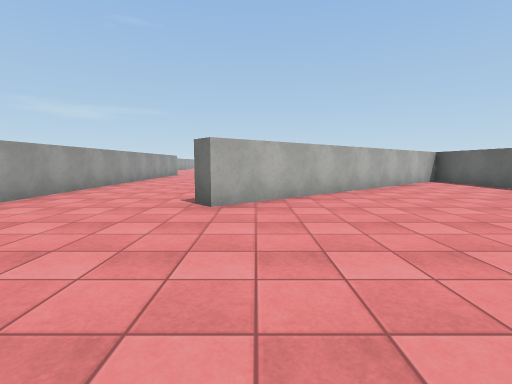
View 1 (above)

16 first-person views from a walk through a 3-D level made in the Unity game engine. The camera is 1.3 m above the floor, tilts 6° down and sees 85° across. The floor is counted in squares, 2 m on a side. Each view is taken from the middle of a square. On the plan, view 1 faces up. The plan holds only what a view shows up to about 9 squares ahead; the rest is blank. The place goes on beyond the plan. The player is left out. Surface patterns are stand-ins for the level's own textures.

View 2
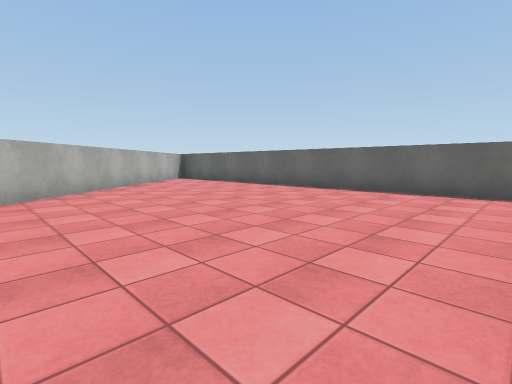

View 3
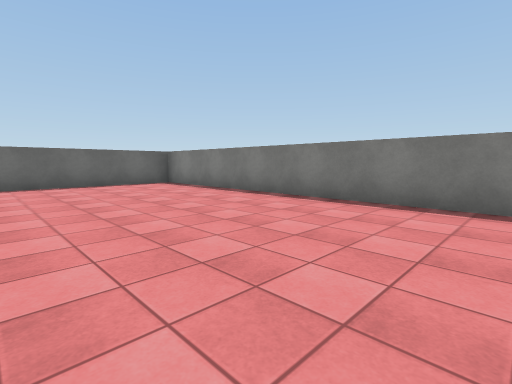

View 4
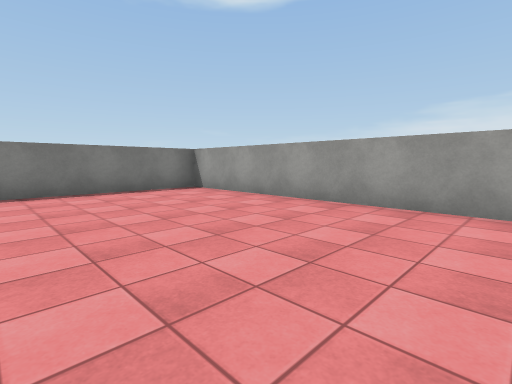

View 5
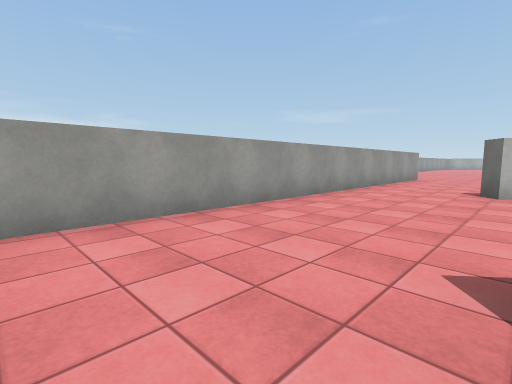

View 6
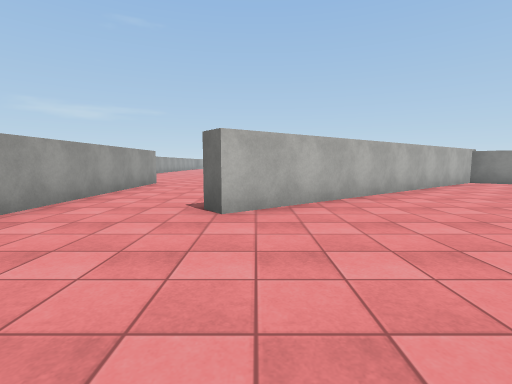

View 7
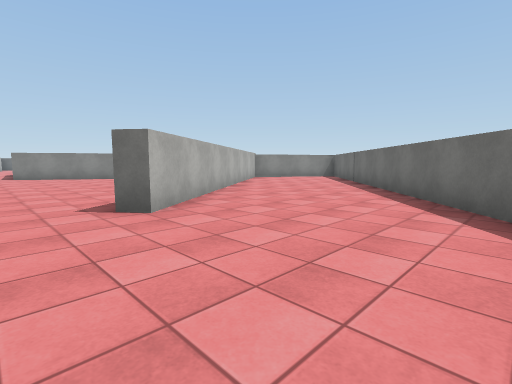

View 8
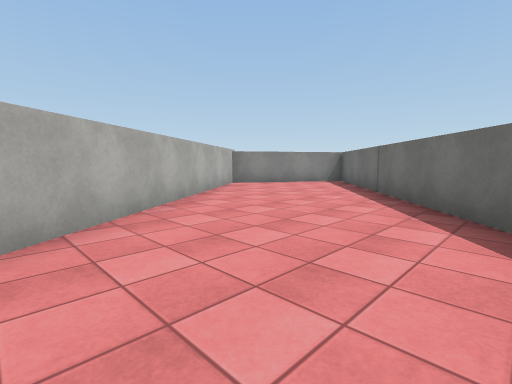

View 9
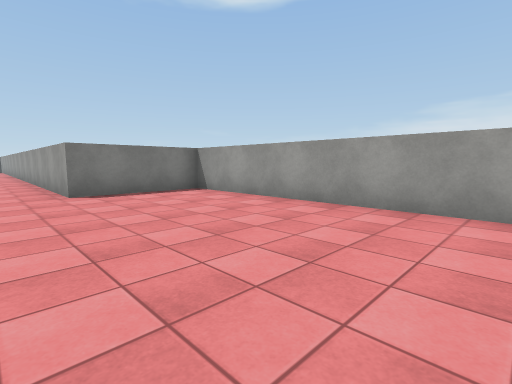

View 10
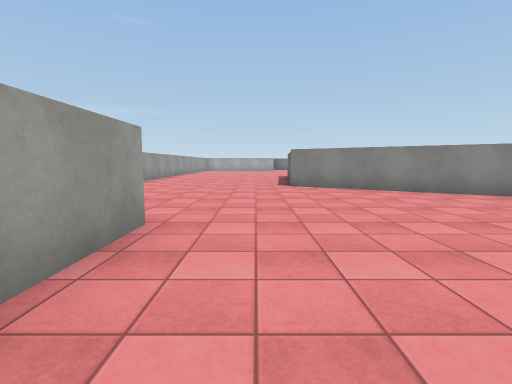

View 11
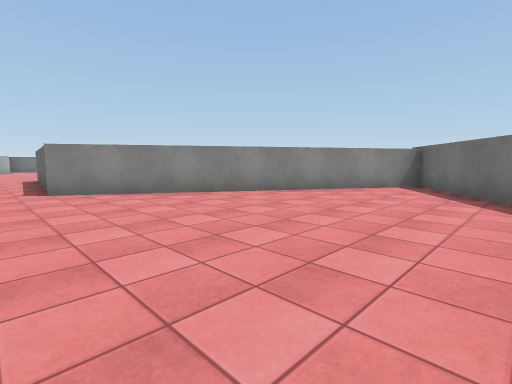

View 12
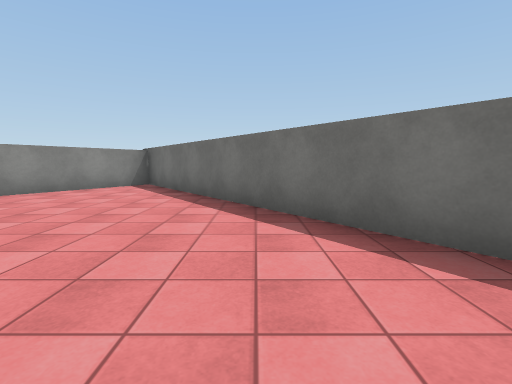

View 13
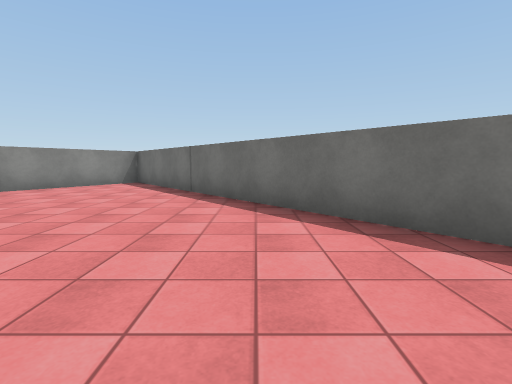

View 14
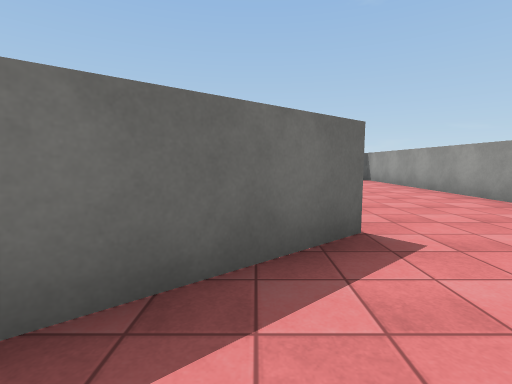

View 15
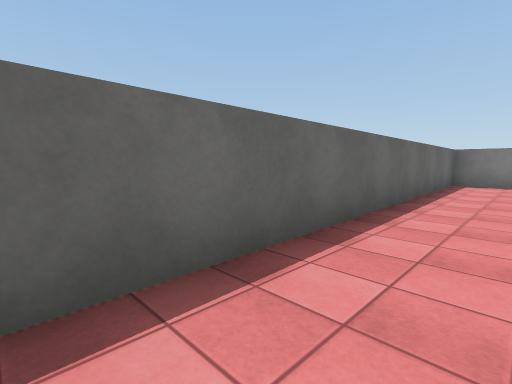

View 16
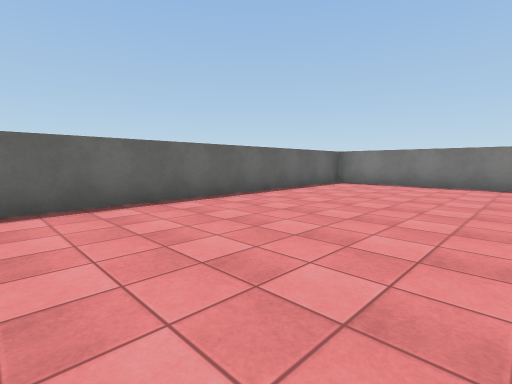

### Floor plan
Points are (right, up) in squares from view 1. A wall is a line through its corners. A room is listed if a view was taken in it or the views show most of it. See-through windows are left out.
Room 1 (views 1, 2, 3, 4, 5, 6, 7, 8, 9, 10, 11, 12, 14, 15, 16)
walls: (-1.4, 9.5) (-1.7, 9.9); (-1.3, 10.2) (5.4, 15.2) (-2.1, 19.8); (5.4, 9.1) (-0.7, 4.1) (-1, 4.5) (1.3, 6.4); (-1.9, 20.5) (-1.8, 21.5); (-7, 20.9) (-7, 14.9) (-4.2, 14.9) (-4.2, -3.5) (6.7, -3.5) (6.3, 9.1)
ways out: opening at (0.5, 8.5) to room 2
Room 2 (view 13)
walls: (1.3, 6.4) (9.2, 12.9) (5.9, 14.9) (-1.4, 9.5)
ways out: opening at (0.5, 8.5) to room 1

Where each view was taken, in squares from view 1:
view 1: 0 up, 0 right, facing up
view 2: 1 down, 0 right, facing up-right
view 3: 1 up, 2 left, facing down-right
view 4: 3 up, 0 right, facing down-left
view 5: 3 up, 1 left, facing up-left
view 6: 6 up, 1 left, facing up
view 7: 6 up, 3 left, facing up-right
view 8: 8 up, 0 right, facing up-right
view 9: 21 up, 3 left, facing down-left
view 10: 12 up, 3 left, facing up
view 11: 13 up, 3 left, facing up-right
view 12: 12 up, 3 left, facing right
view 13: 9 up, 0 right, facing right
view 14: 7 up, 0 right, facing down
view 15: 6 up, 5 right, facing down-right
view 16: 5 up, 2 right, facing down-right
